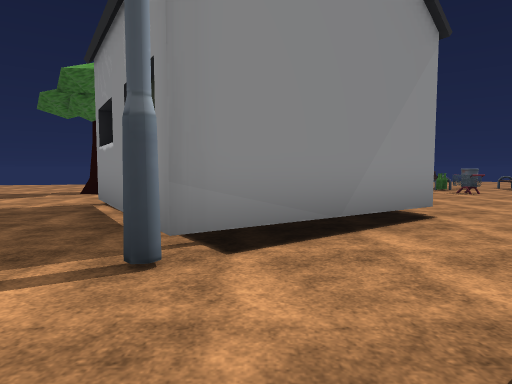
View 1 (above)

17 first-person views from a walk through a Unity game level. The camera is 1.3 m above the floor, tilts 4° down and sees 75° across. The floor is counted in squares, 2 m on a side. Each view is taken from the middle of a square. On the plan, view 1 faces up. The plan holds only what a view shows up to about 10 squares ahead; the rest is blank. The place goes on beyond the plan. The player is left out. Some surface patterns are stand-ins.

View 2
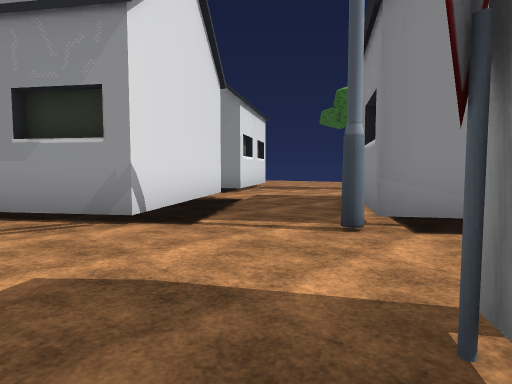

View 3
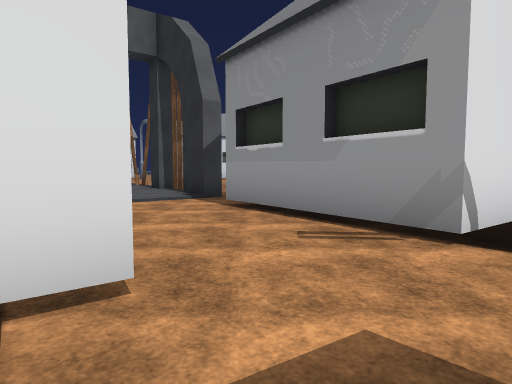

View 4
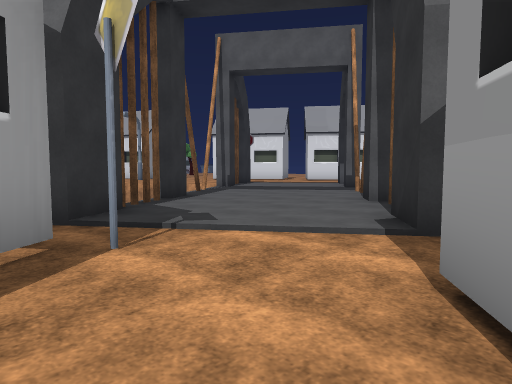

View 5
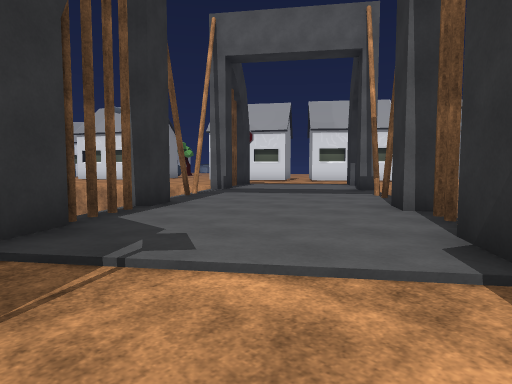

View 6
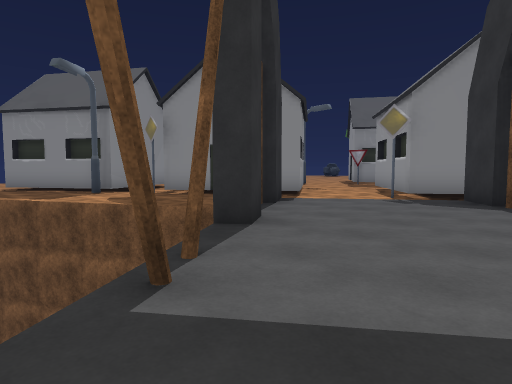

View 7
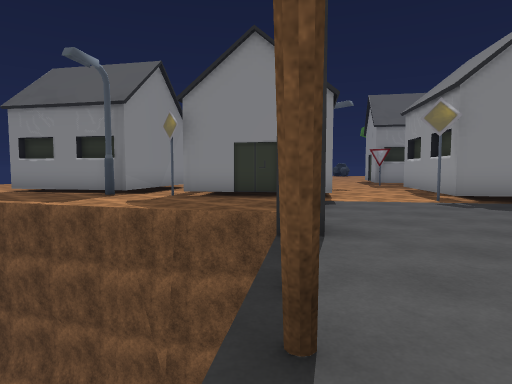

View 8
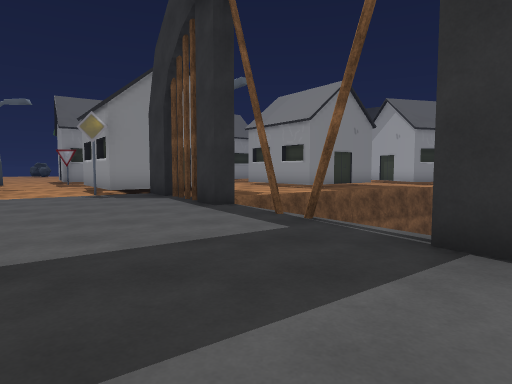

View 9
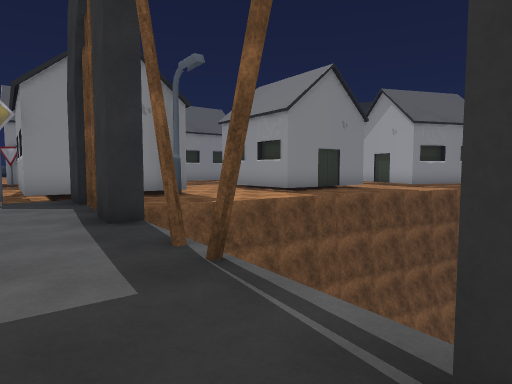

View 10
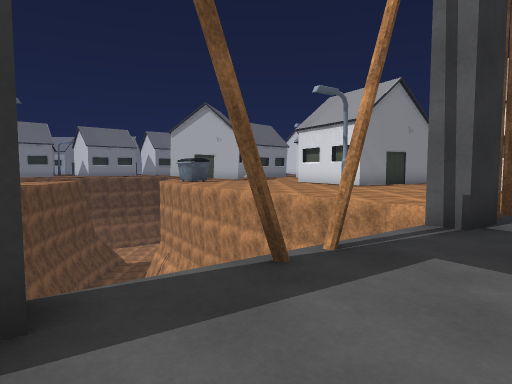

View 11
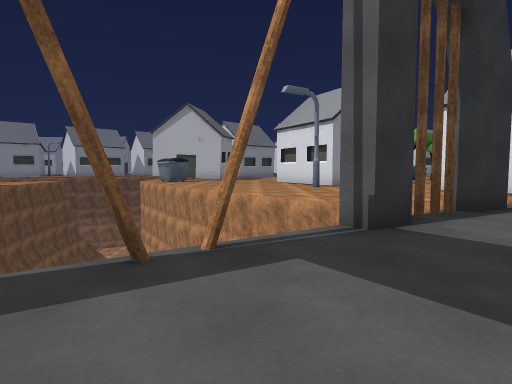

View 12
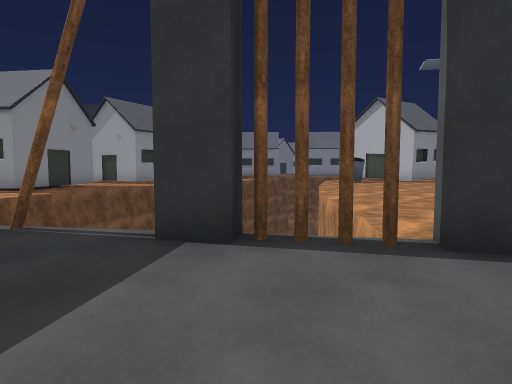

View 13
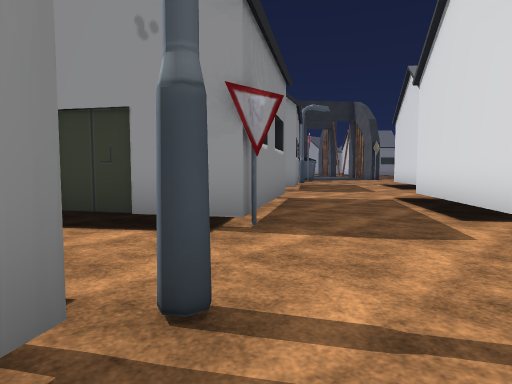

View 14
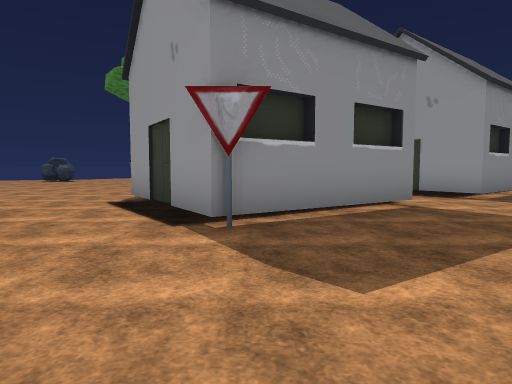

View 15
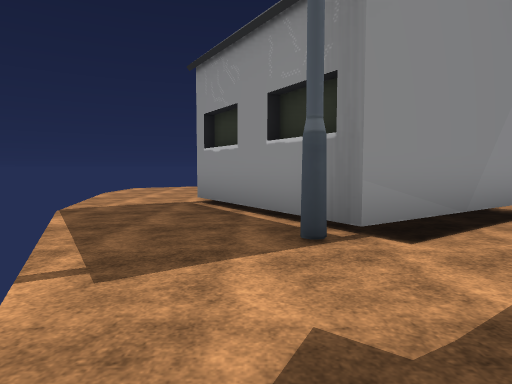

View 16
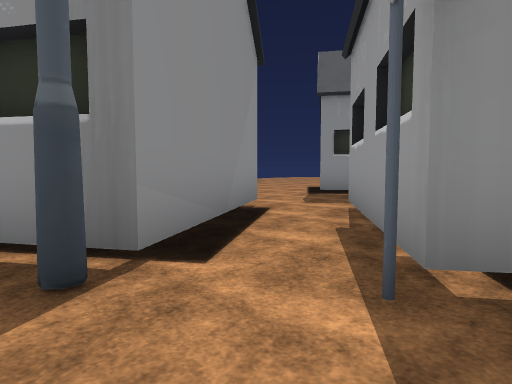

View 17
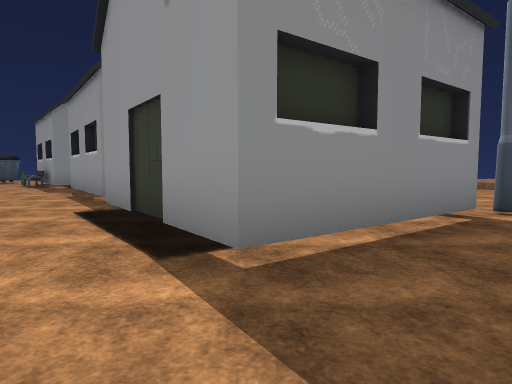

### Floor plan
Key: @ floor where view 1 was taken; # wall or solid block; x gap in a wall; . main floor; : floor 0.25 m higher than the main floor; - floor 3 m lower than the main floor; / step, stairs or slope; v drop or lower ground; T tree; C cart; S streetlight; I sign; O other object.
Columns run from 14 left of view 1 to 12 right of it. Each row starts with its distance up from view 1.
 10 ...    ...         OO.
  9 ...    ...T        .C.
  8 v...    ...       ...
  7  ...     ....     ....
  6  ..##  #....#    .....
  5  v..## ##...## ##.....
  4  v...###.....###......
  3   v..S..###..##.....TT
  2   v...I## ##.S...##      ..
  1    v..##  ##...###      ...
  0    v...####...@I#     ...##
 -1     v...##......##   ...##
 -2     v/#.....##...# ....##
 -3     vv//...####.....##.
 -4    v#.../I##  #....##
 -5  vv....../##  #....#
 -6  /......##.#   ....##
 -7 #......#v..S.     ..##
 -8 .....#x  v...      ...
 -9 ....vv   v...        S
-10 ..#x      v..
-11 ##-       vv.
-12  .-        v.
-13 ...v       vv
-14 ....v       v
-15  ..::v
-16  :::::v

Positions as (right, up) in squares from view 1, and headings:
1: (0, 0), facing up
2: (1, -1), facing up-left
3: (0, -1), facing left
4: (-4, -1), facing down-left
5: (-5, -2), facing down-left
6: (-13, -7), facing up-right
7: (-13, -6), facing up-right
8: (-14, -8), facing right
9: (-12, -9), facing right
10: (-9, -6), facing down
11: (-10, -6), facing down
12: (-14, -8), facing down-right
13: (-2, 3), facing down-right
14: (-3, 0), facing right
15: (-10, 0), facing up
16: (-10, 1), facing up-right
17: (2, -5), facing right
